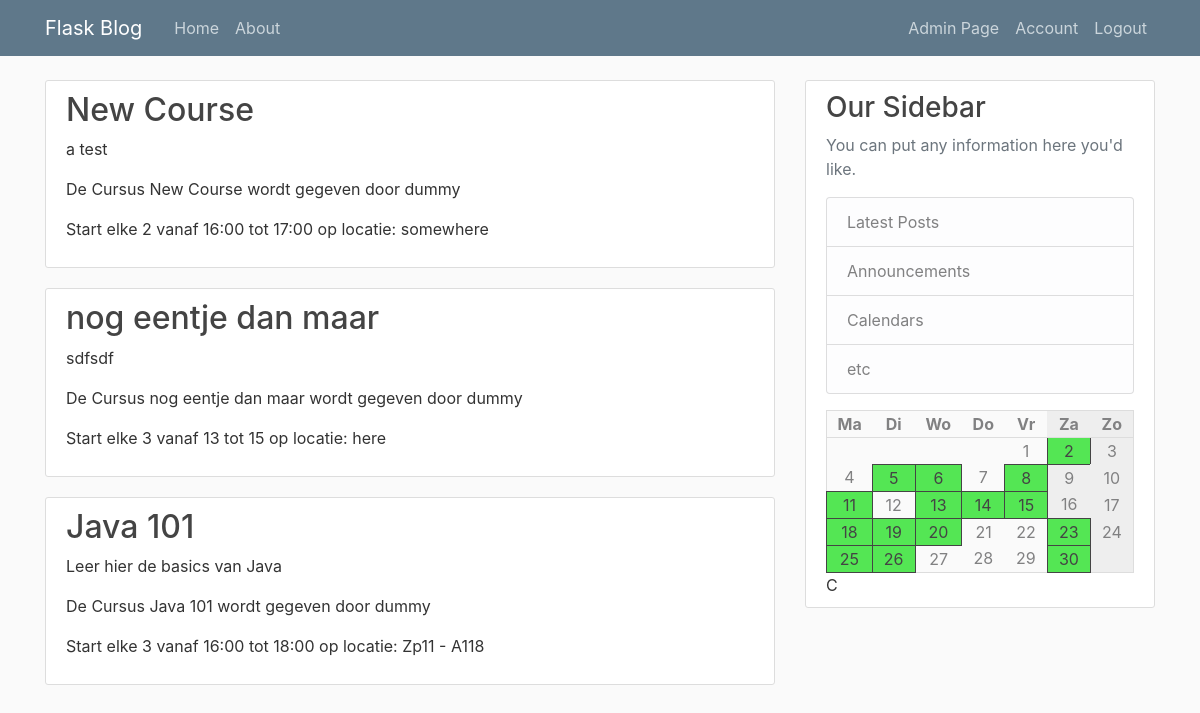
Screenshot of / (signed in) with the database file from the repository.
### pgmles/models.py (models this page shows, shortened)
class Course(db.Model):
    id = db.Column(db.Integer, primary_key=True)
    name = db.Column(db.String(100), nullable=False)
    description = db.Column(db.Text, nullable=False)
    teacher_id = db.Column(
        db.Integer, db.ForeignKey('user.id'), nullable=False)
    weekday = db.Column(db.Integer, nullable=False)
    start = db.Column(db.String(10), nullable=False, default=datetime.utcnow)
    end = db.Column(db.String(10), nullable=False, default=datetime.utcnow)
    location = db.Column(db.String(120), nullable=False)

class User(db.Model, UserMixin):
    id = db.Column(db.Integer, primary_key=True)
    type = db.Column(db.String(6), nullable=False, default="client")
    username = db.Column(db.String(20), unique=True, nullable=False)
    email = db.Column(db.String(120), unique=True, nullable=False)
    image_file = db.Column(db.String(20), nullable=False,
                           default='default.jpg')
    password = db.Column(db.String(60), nullable=False)

### pgmles/routes.py (the view)
@app.route("/")
def index():
    courses = Course.query.all()
    subscriptions = []
    teachers = [[teacher.id, teacher.username] for teacher in User.query.filter_by(type='teacher')]
    if current_user.is_authenticated:
        subscriptions = [cm.course_id for cm in CourseMember.query.filter_by(
            user_id=current_user.id)]
    return render_template('index.html', calendar=calendar, courses=courses, subs=subscriptions, teachers=teachers)

### pgmles/models.py (called while the page is built)
@login_manager.user_loader
def load_user(user_id):
    return User.query.get(int(user_id))

### pgmles/templates/index.html (shortened to what this page needs)
{% extends "layout.html" %}
{% block content %}
    {% for course in courses %}
        <article class="media content-section">
          <div class="media-body">
            <h2><a class="article-title" href="{{url_for('course', course_id=course.id)}}">
              {{course.name}}
            </a></h2>
            <p> {{course.description}}</p>
            <p>De Cursus {{course.name}} wordt gegeven door
              {%for x in teachers%}
                {%if x[0] == course.teacher_id%}
                  {{x[1]}}
                {%else%}
                  Missing Data
                {%endif%}
              {%endfor%}
            </p>
            <p>Start elke {{course.weekday}} vanaf {{course.start}} tot {{course.end}} op locatie: {{course.location}}</p>
          </div>
        </article>
    {% endfor %}
{% endblock content %}

### pgmles/static/main.css (style rules this page uses)
body { background: #fafafa; color: #333333; margin-top: 5rem; }
h1, h2, h3, h4, h5, h6 { color: #444444; }
.content-section { background: #ffffff; padding: 10px 20px; border: 1px solid #dddddd; border-radius: 3px; margin-bottom: 20px; }
.article-title { color: #444444; }

### rows the page displays
Course: name "New Course", description "a test", weekday "2", start "16:00", end "17:00", location "somewhere"
User: username "dummy"
Course: name "nog eentje dan maar", description "sdfsdf", weekday "3", start "13", end "15", location "here"
Course: name "Java 101", description "Leer hier de basics van Java", weekday "3", start "16:00", end "18:00", location "Zp11 - A118"

### other values shown
{{ day }} "Ma" "Di" "Wo" "Do" "Vr" "Za" "Zo"
{{ day if day }} "1" "2" "3" "4" "5" "6" "7" "8" "9" "10" "11" "12" "13" "14" "15" "16" "17" "18" "19" "20" "21" "22" "23" "24" "25" "26" "27" "28" "29" "30"
{{ calendar.nextlesson }} "C"
